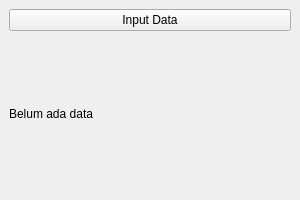
<?xml version="1.0" encoding="UTF-8"?>
<ui version="4.0">
 <class>MainWindow</class>
 <widget class="QMainWindow" name="MainWindow">
  <property name="geometry">
   <rect>
    <x>0</x>
    <y>0</y>
    <width>300</width>
    <height>200</height>
   </rect>
  </property>
  <property name="windowTitle">
   <string>Demo Dialog</string>
  </property>
  <widget class="QWidget" name="centralwidget">
   <layout class="QVBoxLayout" name="verticalLayout">
    <item>
     <widget class="QPushButton" name="btn_input">
      <property name="text">
       <string>Input Data</string>
      </property>
     </widget>
    </item>
    <item>
     <widget class="QLabel" name="label_info">
      <property name="text">
       <string>Belum ada data</string>
      </property>
     </widget>
    </item>
   </layout>
  </widget>
 </widget>
 <resources/>
 <connections/>
</ui>
